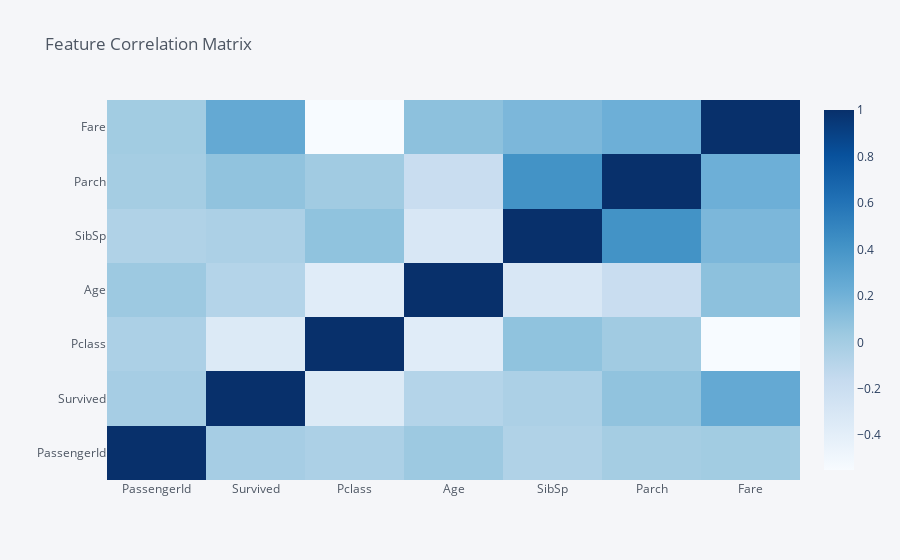

The notebook cell saved with this chart:
### Code cell
train.corr().iplot(kind='heatmap',colorscale="Blues", title="Feature Correlation Matrix")

### Figure 1 — Plotly figure (JSON) as saved in the notebook; plotly's stock layout.template omitted (floating-point values rounded to 4 significant figures)
{"data": [{"colorscale": [[0, "rgb(247,251,255)"], [0.125, "rgb(222,235,247)"], [0.25, "rgb(198,219,239)"], [0.375, "rgb(158,202,225)"], [0.5, "rgb(107,174,214)"], [0.625, "rgb(66,146,198)"], [0.75, "rgb(33,113,181)"], [0.875, "rgb(8,81,156)"], [1, "rgb(8,48,107)"]], "type": "heatmap", "x": ["PassengerId", "Survived", "Pclass", "Age", "SibSp", "Parch", "Fare"], "y": ["PassengerId", "Survived", "Pclass", "Age", "SibSp", "Parch", "Fare"], "z": [[1, -0.005007, -0.03514, 0.03685, -0.05753, -0.001652, 0.01266], [-0.005007, 1, -0.3385, -0.07722, -0.03532, 0.08163, 0.2573], [-0.03514, -0.3385, 1, -0.3692, 0.08308, 0.01844, -0.5495], [0.03685, -0.07722, -0.3692, 1, -0.3082, -0.1891, 0.09607], [-0.05753, -0.03532, 0.08308, -0.3082, 1, 0.4148, 0.1597], [-0.001652, 0.08163, 0.01844, -0.1891, 0.4148, 1, 0.2162], [0.01266, 0.2573, -0.5495, 0.09607, 0.1597, 0.2162, 1]], "zmax": 1, "zmin": -0.5495}], "layout": {"legend": {"bgcolor": "#F5F6F9", "font": {"color": "#4D5663"}}, "paper_bgcolor": "#F5F6F9", "plot_bgcolor": "#F5F6F9", "title": {"font": {"color": "#4D5663"}, "text": "Feature Correlation Matrix"}, "xaxis": {"gridcolor": "#E1E5ED", "showgrid": true, "tickfont": {"color": "#4D5663"}, "title": {"font": {"color": "#4D5663"}, "text": ""}, "zerolinecolor": "#E1E5ED"}, "yaxis": {"gridcolor": "#E1E5ED", "showgrid": true, "tickfont": {"color": "#4D5663"}, "title": {"font": {"color": "#4D5663"}, "text": ""}, "zerolinecolor": "#E1E5ED"}}}
